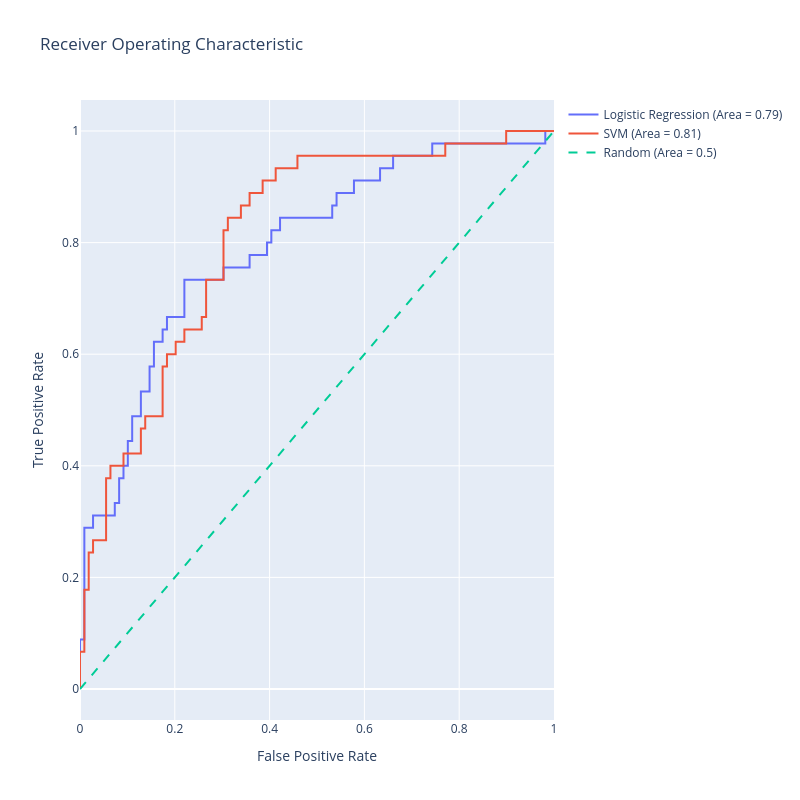

Notebook code for this chart:
### Markdown cell above
**Ab hum do model train krenge i.e Logistic regression and SVM model**

### Code cell
import numpy as np
import plotly.graph_objects as go
from sklearn.linear_model import LogisticRegression
from sklearn.svm import SVC
from sklearn.metrics import roc_curve, roc_auc_score
from sklearn.preprocessing import StandardScaler

# Assuming that X_train, X_test, y_train, y_test are already defined

# SVM requires feature scaling for better performance
scaler = StandardScaler()
x_train_scaled = scaler.fit_transform(x_train)
x_test_scaled = scaler.transform(x_test)

# Logistic Regression model
lr_model = LogisticRegression(max_iter=1000)
lr_model.fit(x_train, y_train)
lr_scores = lr_model.predict_proba(x_test)[:,1]

# SVM model
svm_model = SVC(probability=True)
svm_model.fit(x_train_scaled, y_train)
svm_scores = svm_model.predict_proba(x_test_scaled)[:,1]

# Generate ROC curve data for logistic regression model
lr_fpr, lr_tpr, lr_thresholds = roc_curve(y_test, lr_scores)
lr_auc = roc_auc_score(y_test, lr_scores)

# Generate ROC curve data for SVM model
svm_fpr, svm_tpr, svm_thresholds = roc_curve(y_test, svm_scores)
svm_auc = roc_auc_score(y_test, svm_scores)

# Generate a trace for the Logistic Regression ROC curve
trace0 = go.Scatter(
    x=lr_fpr,
    y=lr_tpr,
    mode='lines',
    name=f'Logistic Regression (Area = {lr_auc:.2f})'
)

# Generate a trace for the SVM ROC curve
trace1 = go.Scatter(
    x=svm_fpr,
    y=svm_tpr,
    mode='lines',
    name=f'SVM (Area = {svm_auc:.2f})'
)

# Diagonal line
trace2 = go.Scatter(
    x=[0, 1],
    y=[0, 1],
    mode='lines',
    name='Random (Area = 0.5)',
    line=dict(dash='dash')
)

data = [trace0, trace1, trace2]

# Define layout with square aspect ratio
layout = go.Layout(
    title='Receiver Operating Characteristic',
    xaxis=dict(title='False Positive Rate'),
    yaxis=dict(title='True Positive Rate'),
    autosize=False,
    width=800,
    height=800,
    showlegend=True
)

# Define figure and add data
fig = go.Figure(data=data, layout=layout)

# Show figure
fig.show()

### Figure 1 — Plotly figure (JSON) as saved in the notebook; plotly's stock layout.template omitted (floating-point values rounded to 4 significant figures)
{"data": [{"mode": "lines", "name": "Logistic Regression (Area = 0.79)", "type": "scatter", "x": [0.0, 0.0, 0.0, 0.009174, 0.009174, 0.02752, 0.02752, 0.07339, 0.07339, 0.08257, 0.08257, 0.09174, 0.09174, 0.1009, 0.1009, 0.1101, 0.1101, 0.1284, 0.1284, 0.1468, 0.1468, 0.156, 0.156, 0.1743, 0.1743, 0.1835, 0.1835, 0.2202, 0.2202, 0.3028, 0.3028, 0.3578, 0.3578, 0.3945, 0.3945, 0.4037, 0.4037, 0.422, 0.422, 0.5321, 0.5321, 0.5413, 0.5413, 0.578, 0.578, 0.633, 0.633, 0.6606, 0.6606, 0.7431, 0.7431, 0.9817, 0.9817, 1.0], "y": [0.0, 0.02222, 0.08889, 0.08889, 0.2889, 0.2889, 0.3111, 0.3111, 0.3333, 0.3333, 0.3778, 0.3778, 0.4, 0.4, 0.4444, 0.4444, 0.4889, 0.4889, 0.5333, 0.5333, 0.5778, 0.5778, 0.6222, 0.6222, 0.6444, 0.6444, 0.6667, 0.6667, 0.7333, 0.7333, 0.7556, 0.7556, 0.7778, 0.7778, 0.8, 0.8, 0.8222, 0.8222, 0.8444, 0.8444, 0.8667, 0.8667, 0.8889, 0.8889, 0.9111, 0.9111, 0.9333, 0.9333, 0.9556, 0.9556, 0.9778, 0.9778, 1.0, 1.0]}, {"mode": "lines", "name": "SVM (Area = 0.81)", "type": "scatter", "x": [0.0, 0.0, 0.0, 0.009174, 0.009174, 0.01835, 0.01835, 0.02752, 0.02752, 0.05505, 0.05505, 0.06422, 0.06422, 0.09174, 0.09174, 0.1284, 0.1284, 0.1376, 0.1376, 0.1743, 0.1743, 0.1835, 0.1835, 0.2018, 0.2018, 0.2202, 0.2202, 0.2569, 0.2569, 0.2661, 0.2661, 0.3028, 0.3028, 0.3119, 0.3119, 0.3394, 0.3394, 0.3578, 0.3578, 0.3853, 0.3853, 0.4128, 0.4128, 0.4587, 0.4587, 0.7706, 0.7706, 0.8991, 0.8991, 1.0], "y": [0.0, 0.02222, 0.06667, 0.06667, 0.1778, 0.1778, 0.2444, 0.2444, 0.2667, 0.2667, 0.3778, 0.3778, 0.4, 0.4, 0.4222, 0.4222, 0.4667, 0.4667, 0.4889, 0.4889, 0.5778, 0.5778, 0.6, 0.6, 0.6222, 0.6222, 0.6444, 0.6444, 0.6667, 0.6667, 0.7333, 0.7333, 0.8222, 0.8222, 0.8444, 0.8444, 0.8667, 0.8667, 0.8889, 0.8889, 0.9111, 0.9111, 0.9333, 0.9333, 0.9556, 0.9556, 0.9778, 0.9778, 1.0, 1.0]}, {"line": {"dash": "dash"}, "mode": "lines", "name": "Random (Area = 0.5)", "type": "scatter", "x": [0, 1], "y": [0, 1]}], "layout": {"autosize": false, "height": 800, "showlegend": true, "title": {"text": "Receiver Operating Characteristic"}, "width": 800, "xaxis": {"title": {"text": "False Positive Rate"}}, "yaxis": {"title": {"text": "True Positive Rate"}}}}
